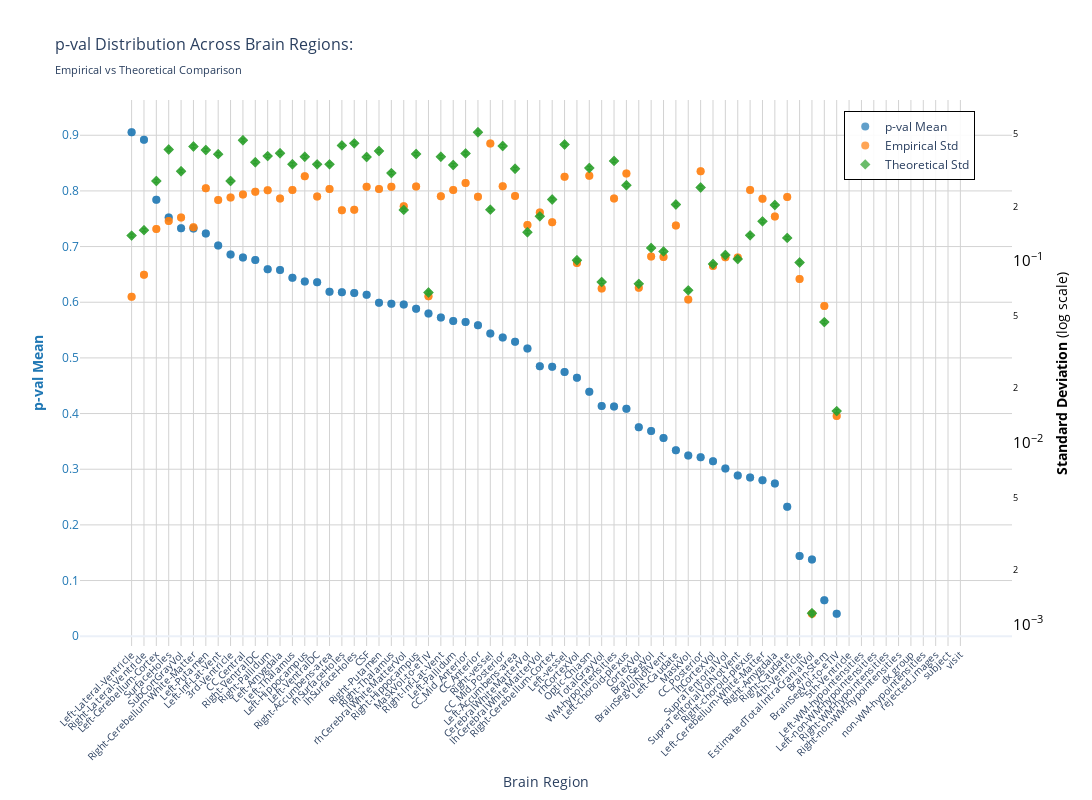
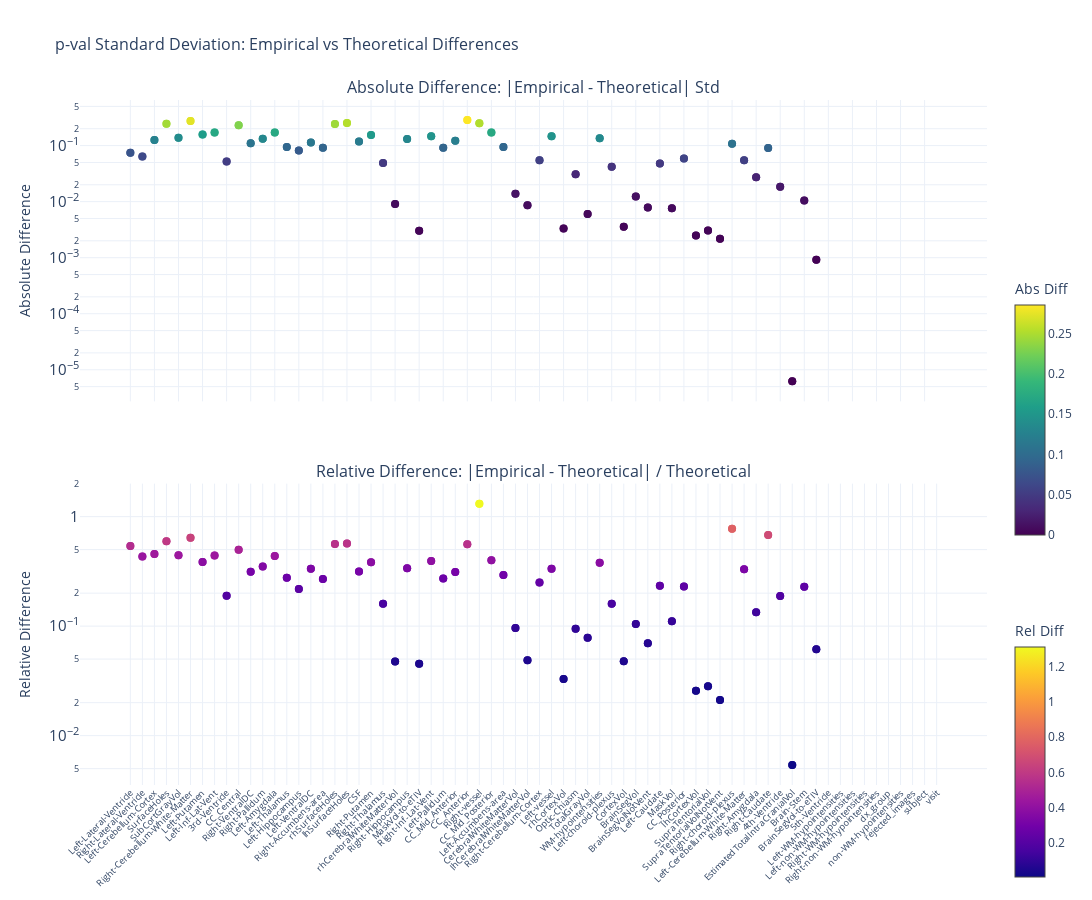

These figures' notebook cell, in order:
### Markdown cell above
### p-value

### Code cell
nu_nav = df_navr[(df_navr["study"] == "longitudinal") & (df_navr["group"] == "HC-PD")]
data_path = stats_dir / f"ancova_longitudinal_{METRIC}.parquet"
df, stats = get_test_stats(
    data_path, stat_functions_F, nu_nav, hemisphere=False, study="longitudinal"
)
show_figure(
    stats, hemisphere=False, stat_name="p-val", study="longitudinal", metric=METRIC
)

### Figure 1 — Plotly figure (JSON) as saved in the notebook; plotly's stock layout.template omitted (floating-point values rounded to 4 significant figures; data arrays with more than 128 entries replaced by an {"elided": "..."} marker saying what was removed)
{"data": [{"hovertemplate": "<b>%{x}</b><br>Mean p-val: %{y:.2f}<br><extra></extra>", "marker": {"color": "#1f77b4", "opacity": 0.7, "size": 8}, "mode": "markers", "name": "p-val Mean", "type": "scatter", "x": {"elided": "132 str values"}, "y": {"elided": "132 float values"}, "yaxis": "y"}, {"hovertemplate": "<b>%{x}</b><br>Empirical Std: %{y:.3f}<br><extra></extra>", "marker": {"color": "#ff7f0e", "opacity": 0.7, "size": 8, "symbol": "circle"}, "mode": "markers", "name": "Empirical Std", "type": "scatter", "x": {"elided": "132 str values"}, "y": {"elided": "132 float values"}, "yaxis": "y2"}, {"error_y": {"array": {"elided": "132 float values"}, "arrayminus": {"elided": "132 float values"}, "color": "#2ca02c", "thickness": 1, "type": "data", "visible": true, "width": 2}, "hovertemplate": "<b>%{x}</b><br>Theoretical Std: %{y:.3f}<br><extra></extra>", "marker": {"color": "#2ca02c", "opacity": 0.7, "size": 8, "symbol": "diamond"}, "mode": "markers", "name": "Theoretical Std", "type": "scatter", "x": {"elided": "132 str values"}, "y": {"elided": "132 float values"}, "yaxis": "y2"}], "layout": {"height": 800, "hovermode": "x", "legend": {"bgcolor": "rgba(255, 255, 255, 0.9)", "bordercolor": "black", "borderwidth": 1, "font": {"size": 12}, "orientation": "v", "x": 0.82, "y": 0.98}, "title": {"font": {"size": 16}, "text": "p-val Distribution Across Brain Regions:<br><sub>Empirical vs Theoretical Comparison</sub>"}, "width": 1400, "xaxis": {"gridcolor": "lightgray", "showgrid": true, "tickangle": -45, "tickfont": {"size": 10}, "title": {"text": "Brain Region"}}, "yaxis": {"gridcolor": "lightgray", "showgrid": true, "side": "left", "tickfont": {"color": "#1f77b4"}, "title": {"font": {"color": "#1f77b4"}, "text": "<b>p-val Mean</b>"}}, "yaxis2": {"exponentformat": "power", "overlaying": "y", "showgrid": false, "side": "right", "tickfont": {"color": "black"}, "title": {"font": {"color": "black"}, "text": "<b>Standard Deviation</b> (log scale)"}, "type": "log"}}}

### Figure 2 — Plotly figure (JSON) as saved in the notebook; plotly's stock layout.template omitted (floating-point values rounded to 4 significant figures; data arrays with more than 128 entries replaced by an {"elided": "..."} marker saying what was removed)
{"data": [{"hovertemplate": "<b>%{x}</b><br>Abs Diff: %{y:.4f}<br><extra></extra>", "marker": {"color": {"elided": "132 float values"}, "colorbar": {"len": 0.4, "title": {"text": "Abs Diff"}, "y": 0.75, "yanchor": "top"}, "colorscale": [[0, "#440154"], [0.1111, "#482878"], [0.2222, "#3e4989"], [0.3333, "#31688e"], [0.4444, "#26828e"], [0.5556, "#1f9e89"], [0.6667, "#35b779"], [0.7778, "#6ece58"], [0.8889, "#b5de2b"], [1, "#fde725"]], "showscale": true, "size": 8}, "mode": "markers", "name": "Absolute", "type": "scatter", "x": {"elided": "132 str values"}, "xaxis": "x", "y": {"elided": "132 float values"}, "yaxis": "y"}, {"hovertemplate": "<b>%{x}</b><br>Rel Diff: %{y:.2%}<br><extra></extra>", "marker": {"color": {"elided": "132 float values"}, "colorbar": {"len": 0.4, "title": {"text": "Rel Diff"}, "y": 0.25, "yanchor": "top"}, "colorscale": [[0, "#0d0887"], [0.1111, "#46039f"], [0.2222, "#7201a8"], [0.3333, "#9c179e"], [0.4444, "#bd3786"], [0.5556, "#d8576b"], [0.6667, "#ed7953"], [0.7778, "#fb9f3a"], [0.8889, "#fdca26"], [1, "#f0f921"]], "showscale": true, "size": 8}, "mode": "markers", "name": "Relative", "type": "scatter", "x": {"elided": "132 str values"}, "xaxis": "x2", "y": {"elided": "132 float values"}, "yaxis": "y2"}], "layout": {"annotations": [{"font": {"size": 16}, "showarrow": false, "text": "Absolute Difference: |Empirical - Theoretical| Std", "x": 0.5, "xanchor": "center", "xref": "paper", "y": 1, "yanchor": "bottom", "yref": "paper"}, {"font": {"size": 16}, "showarrow": false, "text": "Relative Difference: |Empirical - Theoretical| / Theoretical", "x": 0.5, "xanchor": "center", "xref": "paper", "y": 0.44, "yanchor": "bottom", "yref": "paper"}], "height": 900, "hovermode": "x unified", "showlegend": false, "title": {"font": {"size": 16}, "text": "p-val Standard Deviation: Empirical vs Theoretical Differences"}, "width": 1400, "xaxis": {"anchor": "y", "domain": [0, 1], "showticklabels": false}, "xaxis2": {"anchor": "y2", "domain": [0, 1], "tickangle": -45, "tickfont": {"size": 9}}, "yaxis": {"anchor": "x", "domain": [0.56, 1], "exponentformat": "power", "title": {"text": "Absolute Difference"}, "type": "log"}, "yaxis2": {"anchor": "x2", "domain": [0, 0.44], "exponentformat": "power", "title": {"text": "Relative Difference"}, "type": "log"}}}
